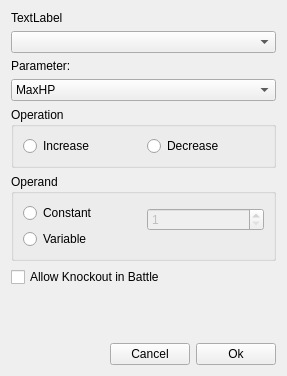
<?xml version="1.0" encoding="UTF-8"?>
<ui version="4.0">
 <class>IncreaseDecreaseDialog</class>
 <widget class="QWidget" name="IncreaseDecreaseDialog">
  <property name="windowModality">
   <enum>Qt::ApplicationModal</enum>
  </property>
  <property name="geometry">
   <rect>
    <x>0</x>
    <y>0</y>
    <width>287</width>
    <height>376</height>
   </rect>
  </property>
  <property name="windowTitle">
   <string>Form</string>
  </property>
  <layout class="QGridLayout" name="gridLayout_2">
   <item row="2" column="0">
    <layout class="QHBoxLayout" name="horizontalLayout">
     <item>
      <spacer name="horizontalSpacer">
       <property name="orientation">
        <enum>Qt::Horizontal</enum>
       </property>
       <property name="sizeHint" stdset="0">
        <size>
         <width>40</width>
         <height>20</height>
        </size>
       </property>
      </spacer>
     </item>
     <item>
      <widget class="QPushButton" name="button_cancel">
       <property name="text">
        <string>Cancel</string>
       </property>
      </widget>
     </item>
     <item>
      <widget class="QPushButton" name="button_ok">
       <property name="text">
        <string>Ok</string>
       </property>
      </widget>
     </item>
    </layout>
   </item>
   <item row="1" column="0">
    <spacer name="verticalSpacer_2">
     <property name="orientation">
      <enum>Qt::Vertical</enum>
     </property>
     <property name="sizeHint" stdset="0">
      <size>
       <width>20</width>
       <height>40</height>
      </size>
     </property>
    </spacer>
   </item>
   <item row="0" column="0">
    <layout class="QGridLayout" name="gridLayout">
     <item row="0" column="0">
      <widget class="QLabel" name="label">
       <property name="text">
        <string>TextLabel</string>
       </property>
      </widget>
     </item>
     <item row="2" column="0">
      <widget class="QLabel" name="label_param">
       <property name="text">
        <string>Parameter:</string>
       </property>
      </widget>
     </item>
     <item row="5" column="0">
      <widget class="QGroupBox" name="groupBox">
       <property name="title">
        <string>Operand</string>
       </property>
       <layout class="QGridLayout" name="gridLayout_4">
        <item row="0" column="0">
         <widget class="QRadioButton" name="radio_constant">
          <property name="text">
           <string>Constant</string>
          </property>
         </widget>
        </item>
        <item row="0" column="1" rowspan="2">
         <widget class="QSpinBox" name="spin_constant">
          <property name="enabled">
           <bool>false</bool>
          </property>
          <property name="minimum">
           <number>1</number>
          </property>
          <property name="maximum">
           <number>999999999</number>
          </property>
         </widget>
        </item>
        <item row="1" column="0" rowspan="2">
         <widget class="QRadioButton" name="radio_variable">
          <property name="text">
           <string>Variable</string>
          </property>
         </widget>
        </item>
        <item row="2" column="1">
         <widget class="SwitchVariableWidget" name="widget_variable" native="true">
          <property name="enabled">
           <bool>false</bool>
          </property>
         </widget>
        </item>
       </layout>
      </widget>
     </item>
     <item row="1" column="0">
      <widget class="QComboBox" name="combo"/>
     </item>
     <item row="3" column="0">
      <widget class="QComboBox" name="combo_param">
       <item>
        <property name="text">
         <string>MaxHP</string>
        </property>
       </item>
       <item>
        <property name="text">
         <string>MaxSP</string>
        </property>
       </item>
       <item>
        <property name="text">
         <string>STR</string>
        </property>
       </item>
       <item>
        <property name="text">
         <string>DEX</string>
        </property>
       </item>
       <item>
        <property name="text">
         <string>AGI</string>
        </property>
       </item>
       <item>
        <property name="text">
         <string>INT</string>
        </property>
       </item>
      </widget>
     </item>
     <item row="4" column="0">
      <widget class="QGroupBox" name="groupBox_2">
       <property name="title">
        <string>Operation</string>
       </property>
       <layout class="QGridLayout" name="gridLayout_3">
        <item row="0" column="0">
         <widget class="QRadioButton" name="radio_increase">
          <property name="text">
           <string>Increase</string>
          </property>
         </widget>
        </item>
        <item row="0" column="1">
         <widget class="QRadioButton" name="radio_decrease">
          <property name="text">
           <string>Decrease</string>
          </property>
         </widget>
        </item>
       </layout>
      </widget>
     </item>
     <item row="6" column="0">
      <widget class="QCheckBox" name="check_battle_knockout">
       <property name="text">
        <string>Allow Knockout in Battle</string>
       </property>
      </widget>
     </item>
    </layout>
   </item>
   <item row="0" column="1">
    <spacer name="verticalSpacer">
     <property name="orientation">
      <enum>Qt::Vertical</enum>
     </property>
     <property name="sizeHint" stdset="0">
      <size>
       <width>0</width>
       <height>40</height>
      </size>
     </property>
    </spacer>
   </item>
  </layout>
 </widget>
 <customwidgets>
  <customwidget>
   <class>SwitchVariableWidget</class>
   <extends>QWidget</extends>
   <header>dialogs/switchvariablewidget.h</header>
   <container>1</container>
  </customwidget>
 </customwidgets>
 <tabstops>
  <tabstop>combo</tabstop>
  <tabstop>combo_param</tabstop>
  <tabstop>radio_increase</tabstop>
  <tabstop>radio_decrease</tabstop>
  <tabstop>radio_constant</tabstop>
  <tabstop>spin_constant</tabstop>
  <tabstop>radio_variable</tabstop>
  <tabstop>check_battle_knockout</tabstop>
  <tabstop>button_cancel</tabstop>
  <tabstop>button_ok</tabstop>
 </tabstops>
 <resources/>
 <connections>
  <connection>
   <sender>radio_constant</sender>
   <signal>toggled(bool)</signal>
   <receiver>spin_constant</receiver>
   <slot>setEnabled(bool)</slot>
   <hints>
    <hint type="sourcelabel">
     <x>95</x>
     <y>242</y>
    </hint>
    <hint type="destinationlabel">
     <x>157</x>
     <y>255</y>
    </hint>
   </hints>
  </connection>
  <connection>
   <sender>radio_variable</sender>
   <signal>toggled(bool)</signal>
   <receiver>widget_variable</receiver>
   <slot>setEnabled(bool)</slot>
   <hints>
    <hint type="sourcelabel">
     <x>68</x>
     <y>272</y>
    </hint>
    <hint type="destinationlabel">
     <x>183</x>
     <y>279</y>
    </hint>
   </hints>
  </connection>
 </connections>
</ui>
